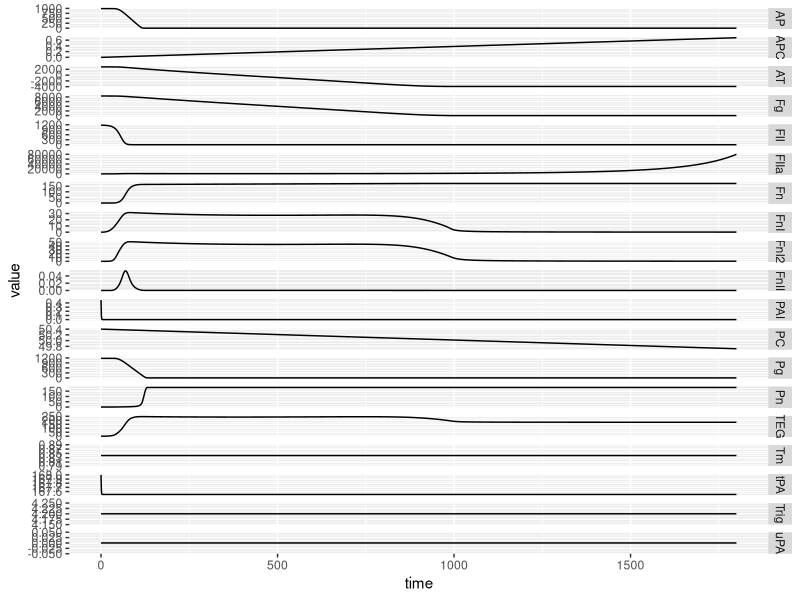

Generate this figure with R:
library(deSolve)
library(tidyverse)

adi <- function(t, state, parameters) {
  with(as.list(c(state, parameters)), {
    
    #############
    # set rates
    delay_term = 1 - 1/(1+exp(0.1*(t-60)))
    
    Ftotal <- Fn + FnII
    k_cat_plasminogen_tPA <- k_cat_plasminogen_Fibrin_tPA*(Ftotal)/(K_plasminogen_Fibrin_tPA+Ftotal)
    Km_plasminogen_tPA <- Km_plasminogen_Fibrin_tPA*(Ka_plasminogen_Fibrin_tPA+Ftotal)/(K_plasminogen_Fibrin_tPA+Ftotal)
    
    r <- rep(1, 18)
    
    r[1] <- (k_trigger*Trig*(FII/(K_FII_trigger + FII)))*delay_term
    r[2] <- k_amplification*FIIa*(FII/(K_FII_amplification + FII))
    r[3] <- k_APC_formation*Tm*(PC/(K_PC_formation + PC))
    r[4] <- k_inhibition_ATIII*(AT)*(FIIa^1.26)
    r[5] <- (FIIa*k_cat_Fibrinogen*Fg)/(Km_Fibrinogen+Fg)                           # Cleavage of fibrinopeptides A and/or B to form fibrin monomer
    r[6] <- k_fibrin_monomer_association*(FnI^2)                                         # Protofibril formation through association of fibrin monomers
    r[7] <- k_protofibril_association*(FnI2^2)                                               # Association of protofibril-protofibril to form fibers
    r[8] <- k_protofibril_monomer_association*(FnI2)*(FnI)                        # Fibril association with monomer forms protofibril again
    r[9] <- k_fibrin_formation*(FnII);                                                             # Fibrin growth
    r[10] <- (tPA*k_cat_plasminogen_tPA*Pg)/(Km_plasminogen_tPA+Pg)
    r[11] <- (uPA*k_cat_plasminogen_Fibrin_uPA*Pg)/(Km_plasminogen_Fibrin_uPA+Pg)
    r[12] <- (Pn*k_cat_Fibrin*Fn)/(Km_Fibrin+Fn)
    r[13] <- k_inhibit_plasmin*Pn*(AP)
    r[14] <- k_inhibit_PAI_1_APC*(APC)*(PAI)
    r[15] <- k_inhibit_tPA_PAI_1*(tPA)*PAI
    r[16] <- k_inhibit_uPA_PAI_1*(uPA)*PAI
    r[17] <- (Pn*k_cat_fiber*FnII)/(Km_fiber+FnII)                                           # Plasmin degrading fiber
    r[18] <- (Pn*k_cat_fibrinogen_deg*Fg)/(Km_fibrinogen_deg+Fg)
    
    #print(paste(FIIa, (FII/(K_FII_amplification + FII)),  r[2]))
    
    #######################
    # set controled rates (v)
    c <- rep(1, 18)
    
    # Initiation control -
    initiation_trigger_term <- (alpha_trigger_activation*Trig^order_trigger_activation)/(1 + (alpha_trigger_activation*Trig^order_trigger_activation))
    initiation_TFPI_term <- 1 - (alpha_trigger_inhibition_TFPI*TFPI^order_trigger_inhibition_TFPI)/(1 + (alpha_trigger_inhibition_TFPI*TFPI^order_trigger_inhibition_TFPI))
    c[1] <- min(initiation_trigger_term,initiation_TFPI_term)
    
    # Amplification FIIa feedback  -
    inhibition_term <- 1 - (alpha_amplification_APC*APC^order_amplification_APC)/(1 + (alpha_amplification_APC*APC^order_amplification_APC))
    inhibition_term_TFPI <- 1 - (alpha_amplification_TFPI*TFPI^order_amplification_TFPI)/(1 +(alpha_amplification_TFPI*TFPI^order_amplification_TFPI))
    factor_product <- FV*FX*FVIII*FIX
    factor_amplification_term <- (0.1*factor_product^2)/(1+(0.1*factor_product^2))
    c[2] <- min(inhibition_term,inhibition_term_TFPI,factor_amplification_term)
    
    #print(paste("~~~~~",inhibition_term,(alpha_amplification_APC*APC^order_amplification_APC)))
    
    # Shutdown term -
    shutdown_term <- (alpha_shutdown_APC*FIIa^order_shutdown_APC)/(1 + (alpha_shutdown_APC*FIIa^order_shutdown_APC))
    c[3] <- shutdown_term
    
    #print(paste("--------",r[3], c[3], (PC/(K_PC_formation + PC))))
    
    # control_term_fibrinolysis_TAFI -
    control_term_fibrinolysis_TAFI <- 1 - ((alpha_fib_inh_TAFI*TAFI)^order_fib_inh_TAFI)/(1+((alpha_fib_inh_TAFI*TAFI)^order_fib_inh_TAFI))
    if(control_term_fibrinolysis_TAFI > 0.001) c[10] = control_term_fibrinolysis_TAFI
    
    control_term_fibrinolysis_TAFI <- 1 - ((alpha_fib_inh_TAFI*TAFI)^order_fib_inh_TAFI)/(1+((alpha_fib_inh_TAFI*TAFI)^order_fib_inh_TAFI))
    if(control_term_fibrinolysis_TAFI>0.001) c[11] = control_term_fibrinolysis_TAFI
    
    # control_term_fibrinolysis_fXIII -
    control_term_fibrinolysis_fXIII <- 1 - ((alpha_fib_inh_fXIII*fXIII)^order_fib_inh_fXIII)/(1+((alpha_fib_inh_fXIII*fXIII)^order_fib_inh_fXIII))
    if(control_term_fibrinolysis_fXIII>0.001) c[12] = control_term_fibrinolysis_fXIII
    
    #####################
    # get rv and set ODE equations
    rv <- r*c
    
    dFII <- -rv[2] - rv[1]
    dFIIa <- rv[2] + rv[1] - rv[4]
    dPC <- -rv[3]
    dAPC <- rv[3] - rv[14]
    dAT <- -rv[5]
    dTm <- 0.0
    dTrig <- 0.0
    dFn <- rv[9] - rv[12]
    dPn <- rv[10] + rv[11] - rv[13]
    dFg <- -rv[5] - rv[18]
    dPg <- -rv[10] - rv[11]
    dtPA <- -rv[15]
    duPA <- -rv[16]
    dFnI <- rv[5] - rv[6]
    dFnI2 <- rv[6] + rv[8] - rv[7]
    dAP <- -rv[13]
    dPAI <- -rv[14] - rv[15] -rv[16]
    dFnII <- rv[7] - rv[9] - rv[17]
    
    list(c(dFII, dFIIa, dPC, dAPC, dAT, dTm, dTrig, dFn, dPn, dFg, dPg, dtPA, duPA, dFnI, dFnI2, dAP, dPAI, dFnII))
  })
}

tpa_level <- 200.0
dilution_factor <- 0.84
plasminogen_mean_level <- 1.23
mixing_delay_time <- 372.0

parameters <- c(k_trigger = 64.8512, K_FII_trigger = 235.6090, k_amplification = 5.0436e-7,                 # Kinetic parameters for thrombin generation and regulation
                K_FII_amplification = 24.1885, k_APC_formation = 0.0094, K_PC_formation = 6.0898, k_inhibition_ATIII = 2.9463e-6,
                
                k_cat_Fibrinogen = 0.5219, Km_Fibrinogen = 12.5155, k_fibrin_monomer_association = 0.0855,             # Kinetic parameters for fibrin generation
                k_protofibril_association = 0.0011, k_protofibril_monomer_association = 0.0118,
                
                k_cat_plasminogen_Fibrin_tPA = 0.0430, Km_plasminogen_Fibrin_tPA = 0.7994,
                k_cat_plasminogen_Fibrin_uPA = 0.0003, Km_plasminogen_Fibrin_uPA = 0.8068,
                k_cat_Fibrin = 1.5303, Km_Fibrin  = 0.4169, k_inhibit_plasmin = 7.6994e-6,
                k_inhibit_PAI_1_APC = 6.8239e-5, k_inhibit_tPA_PAI_1 = 0.1094, k_inhibit_uPA_PAI_1 = 0.0116,             # Kinetic parameters for fibrinolysis
                
                k_fibrin_formation = 0.0841,                                                              # Kinetic parameter for fibrin formation
                
                k_cat_fiber = 1.4263, Km_fiber = 0.1824,                                                        # Fiber degradation
                
                Ka_plasminogen_Fibrin_tPA = 0.0138, K_plasminogen_Fibrin_tPA = 0.0598,                          # Plasmin activation
                k_cat_fibrinogen_deg = 0.0256, Km_fibrinogen_deg = 1.9721,
                
                alpha_trigger_activation = 0.0413, order_trigger_activation = 0.0162,                                       # initiation
                alpha_trigger_inhibition_TFPI = 0.0203, order_trigger_inhibition_TFPI = 0.1627,
                
                alpha_amplification_APC = 2.1841e-6, order_amplification_APC = 0.0699,                                         # Amplification
                alpha_amplification_TFPI = 0.4244, order_amplification_TFPI = 0.0023,
                
                alpha_shutdown_APC = 0.0247, order_shutdown_APC = 0.0030,                                          # APC generation
                alpha_fib_inh_fXIII = 0.0702, order_fib_inh_fXIII = 0.1229,
                alpha_fib_inh_TAFI = 0.0151, order_fib_inh_TAFI = 0.6620,
                
                alpha_tPA_inh_PAI_1 = 0.2508, order_tPA_inh_PAI_1 = 0.4010,                                      # Control constants for plasmin activation term
                alpha_uPA_inh_PAI_1 = 0.1148, order_uPA_inh_PAI_1 = 0.0346,
                
                TFPI = 0.0025*1000*dilution_factor, FV = 0.02*1000*dilution_factor,
                FVIII = 0.0007*1000*dilution_factor, FIX = 0.09*1000*dilution_factor,
                FX = 0.17*1000*dilution_factor, fXIII = 0.093*1000*dilution_factor,
                TAFI = 51*dilution_factor)

parameters <- c(k_trigger = 130, K_FII_trigger = 1400, k_amplification = 1e-4,                 # Kinetic parameters for thrombin generation and regulation
                K_FII_amplification = 100, k_APC_formation = 0.001, K_PC_formation = 60, k_inhibition_ATIII = 1e-7,
                
                k_cat_Fibrinogen = 0.01, Km_Fibrinogen = 1e3, k_fibrin_monomer_association = 0.01,             # Kinetic parameters for fibrin generation
                k_protofibril_association = 0.01, k_protofibril_monomer_association = 0.01,
                
                k_cat_plasminogen_Fibrin_tPA = 2, Km_plasminogen_Fibrin_tPA = 10,
                k_cat_plasminogen_Fibrin_uPA = 0.1, Km_plasminogen_Fibrin_uPA = 10,
                k_cat_Fibrin = 0, Km_Fibrin  = 10, k_inhibit_plasmin = 0.01,
                k_inhibit_PAI_1_APC = 0.01, k_inhibit_tPA_PAI_1 = 0.01, k_inhibit_uPA_PAI_1 = 0.01,             # Kinetic parameters for fibrinolysis
                
                k_fibrin_formation = 100,                                                              # Kinetic parameter for fibrin formation
                
                k_cat_fiber = 10, Km_fiber = 0.01,                                                        # Fiber degradation
                
                Ka_plasminogen_Fibrin_tPA = 100, K_plasminogen_Fibrin_tPA = 10,                          # Plasmin activation
                k_cat_fibrinogen_deg = 0.01, Km_fibrinogen_deg = 0.01,
                
                alpha_trigger_activation = 1, order_trigger_activation = 10,                                       # initiation
                alpha_trigger_inhibition_TFPI = 0.1, order_trigger_inhibition_TFPI = 2,
                
                alpha_amplification_APC = 0.1, order_amplification_APC = 2,                                         # Amplification
                alpha_amplification_TFPI = 0.1, order_amplification_TFPI = 2,
                
                alpha_shutdown_APC = 0.1, order_shutdown_APC = 2,                                          # APC generation
                alpha_fib_inh_fXIII = 0.1, order_fib_inh_fXIII = 2,
                alpha_fib_inh_TAFI = 0.1, order_fib_inh_TAFI = 2,
                
                alpha_tPA_inh_PAI_1 = 0.1, order_tPA_inh_PAI_1 = 2,                                      # Control constants for plasmin activation term
                alpha_uPA_inh_PAI_1 = 0.1, order_uPA_inh_PAI_1 = 2,
                
                TFPI = 0.0025*1000*dilution_factor, FV = 0.02*1000*dilution_factor,
                FVIII = 0.0007*1000*dilution_factor, FIX = 0.09*1000*dilution_factor,
                FX = 0.17*1000*dilution_factor, fXIII = 0.093*1000*dilution_factor,
                TAFI = 51*dilution_factor)

# parameters <- c(k_trigger = 31.522365931674972, K_FII_trigger = 66.81795370664223, k_amplification = 19248779084764403e-23,                 # Kinetic parameters for thrombin generation and regulation
#                 K_FII_amplification = 17.308506361938452, k_APC_formation = .006199294881536407, K_PC_formation = 5.0610534447782305, k_inhibition_ATIII = 2310156904318893e-21,
#                 
#                 k_cat_Fibrinogen = .16188976648279985, Km_Fibrinogen = 24.45543734015879, k_fibrin_monomer_association = .25655649184268553,             # Kinetic parameters for fibrin generation
#                 k_protofibril_association = .004451943771731852, k_protofibril_monomer_association = .027706018198975522,
#                 
#                 k_cat_plasminogen_Fibrin_tPA = .3880304033521856, Km_plasminogen_Fibrin_tPA = .4878425451398645,
#                 k_cat_plasminogen_Fibrin_uPA = .0031162176415766166, Km_plasminogen_Fibrin_uPA = 2.298742758964309,
#                 k_cat_Fibrin = .2131564706323077, Km_Fibrin  = .17911424963906494, k_inhibit_plasmin = 6336828083835846e-20,
#                 k_inhibit_PAI_1_APC = .0015166007520712082, k_inhibit_tPA_PAI_1 = .2714678874308177, k_inhibit_uPA_PAI_1 = .03486133882977271,             # Kinetic parameters for fibrinolysis
#                 
#                 k_fibrin_formation = .10159009689784514,                                                              # Kinetic parameter for fibrin formation
#                 
#                 k_cat_fiber = 4.660009283955812, Km_fiber = .45241905666115917,                                                        # Fiber degradation
#                 
#                 Ka_plasminogen_Fibrin_tPA = .23394261195757574, K_plasminogen_Fibrin_tPA = .22879945768429272,                          # Plasmin activation
#                 k_cat_fibrinogen_deg = .3743746360155661, Km_fibrinogen_deg = .6828207498270956,
#                 
#                 alpha_trigger_activation = .1493648990054381, order_trigger_activation = .23129096317811593,                                       # initiation
#                 alpha_trigger_inhibition_TFPI = .004465018936605084, order_trigger_inhibition_TFPI = .5108810133563065,
#                 
#                 alpha_amplification_APC = 4525360645172537e-21, order_amplification_APC = .6669339709099888,                                         # Amplification
#                 alpha_amplification_TFPI = .5356018392355524, order_amplification_TFPI = .10369765372469193,
#                 
#                 alpha_shutdown_APC = .0466641204015549, order_shutdown_APC = .001215905574245854,                                          # APC generation
#                 alpha_fib_inh_fXIII = .3930243765689481, order_fib_inh_fXIII =.1649112891014183,
#                 alpha_fib_inh_TAFI = .11427276943665514, order_fib_inh_TAFI = .30327044473478815,
#                 
#                 alpha_tPA_inh_PAI_1 = .3465978388748791, order_tPA_inh_PAI_1 = .5606724802749996,                                      # Control constants for plasmin activation term
#                 alpha_uPA_inh_PAI_1 = .10827243009061041, order_uPA_inh_PAI_1 = .4407980060233813,
#                 
#                 TFPI = 0.0025*1000*dilution_factor, FV = 0.02*1000*dilution_factor,
#                 FVIII = 0.0007*1000*dilution_factor, FIX = 0.09*1000*dilution_factor,
#                 FX = 0.17*1000*dilution_factor, fXIII = 0.093*1000*dilution_factor,
#                 TAFI = 51*dilution_factor)

state      <- c(FII = 1.4*1000*dilution_factor, FIIa = 0, PC = 60*dilution_factor, APC = 0.0*dilution_factor , AT = 3.4*1000*dilution_factor,
                Tm = 0.001*1000*dilution_factor, Trig = 0.005*1000*dilution_factor, Fn = 0*dilution_factor, Pn = 0*dilution_factor, Fg = 10.00*1000*dilution_factor,
                Pg = 1.4*1000*dilution_factor, tPA = tpa_level*dilution_factor, uPA = 0, FnI = 0, FnI2 = 0,
                AP = 1.18*1000*dilution_factor, PAI = 0.00056*1000*dilution_factor, FnII = 0)
times      <- seq(0, 1800, by = 1)

out_adi <- ode(y = state, times = times, func = adi, parms = parameters, atol = 1e-5, rtol = 1e-5, maxsteps = 1e5) %>% as.data.frame %>% as_tibble %>%
  mutate(TEG = Fn + FnI + FnI2 + FnII)

out_adi %>% gather(state,value,-time) %>%
  ggplot(aes(time, value)) + geom_line() + facet_grid(state ~ ., scales = "free")
